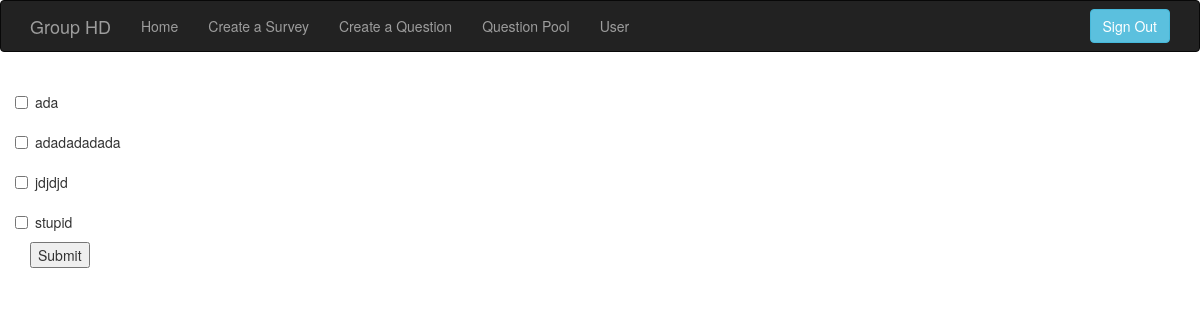
/select_questions/6 (signed in), run on the app's committed database.
### app/models.py (models this page shows, shortened)
class Question(db.Model):
    __tablename__ = 'questions'
    id = db.Column(db.Integer, primary_key=True)
    owner_id = db.Column(db.Integer, db.ForeignKey('users.id'))
    description = db.Column(db.String(512))

### app/main/views.py (the view, shortened to what this page needs)
@main.route('/select_questions/<int:survey_id>', methods=['GET', 'POST'])
@login_required
def select_questions(survey_id):
    survey = Survey.query.filter_by(id=survey_id).first()
    if current_user.id != survey.owner_id and not current_user.is_administrator():
        return redirect(url_for('.index'))
    questions = Question.query.all()
    return render_template('select_questions.html', questions=questions)

### app/models.py (called while the page is built)
@login_manager.user_loader
def load_user(user_id):
    return User.query.get(int(user_id))

### app/templates/select_questions.html
{% extends "base.html" %}
{% block page_content %}
<form  method="post">
    <div class='radio'>
        {% for question in questions %}
        <div class='row'>
            <div class="checkbox">
                <label>
                    <input type="checkbox" name="optionCheckboxes" id="optionCheckboxes" value={{ question.id }} />{{ question.description }}
                </label>
            </div>
        </div>
        {% endfor %}
        <button id="sub" type="submit">Submit</button>
    </div>
</form>
{% endblock %}

### data on the page
Question: description "ada"
Question: description "adadadadada"
Question: description "jdjdjd"
Question: description "stupid"
